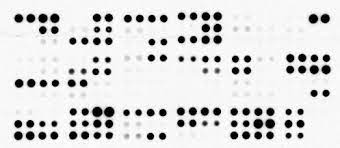
#> input picture test_dots.jpeg, 340 x 148 px
$ jupyter execute 'Cytokine array quantification.ipynb'
#> lines starting #> are read from the running program, lines starting #| are printed output that depends on the picture
[cell 1]
import cv2
import numpy as np
import pandas as pd
import sys
import matplotlib.pyplot as plt
from skimage import restoration
from sklearn.cluster import KMeans
from sklearn.linear_model import RANSACRegressor
import ipywidgets as widgets
from IPython.display import display

IMG_ORIGINAL = None
IMG_INVERTED = None
IMG_BLURRED = None
IMG_SUBTRACTED = None
BINARY_IMG = None
ROW_PEAKS = None
COL_PEAKS = None
GRID_SHAPE = None


np.set_printoptions(threshold=sys.maxsize)

[cell 2]
## Helper funcions
def load_and_convert_image(image_path):
    """Load image and convert to grayscale"""
#> called with image_path = './test_dots.jpeg'
    img = cv2.imread(image_path, cv2.IMREAD_GRAYSCALE)
#> img is the input picture: shape (148, 340); min 0, max 255, mean 220
    if img is None:
        raise ValueError("Image not found or could not be loaded. Check the file path.")
    print(f"Image loaded successfully. Shape: {img.shape}, dtype: {img.dtype}")
#| Image loaded successfully. Shape: (148, 340), dtype: uint8
    return img

def invert_image(img):
    """Invert image colors"""
    img_inv = cv2.bitwise_not(img)
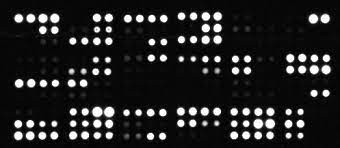
#> img_inv: shape (148, 340); min 0, max 255, mean 35
    return img_inv

def apply_blur(img, kernel_size=(3,3)):
    """Apply blur to image"""
#> called with kernel_size = (3, 3)
    return cv2.blur(img, kernel_size)
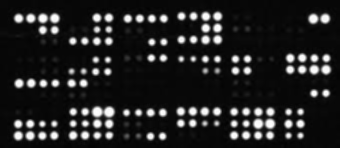
#> returned value: shape (148, 340); min 1, max 255, mean 35

def subtract_background(img, radius=25):
    """Subtract background using rolling ball algorithm"""
#> called with radius = 25
    background = restoration.rolling_ball(img, radius=radius)
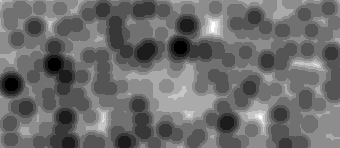
#> background: shape (148, 340); min 1, max 10, mean 4.83; drawn with min black and max white
    return img - background

# [11 lines left out: functions apply_thresholding, apply_morphological_cleanup, not called in this run]

def show_image(img, title="Image", cmap='gray', figsize=(8, 8)):
    """Helper function to display an image"""
    plt.figure(figsize=figsize)
    plt.imshow(img, cmap=cmap)
    plt.title(title)
    plt.axis('off')
    plt.show()

# [8 lines left out: function create_results_dataframe, not called in this run]

[cell 3]
## Grid Detection Functions
# [272 lines left out: functions detect_grid_lines, regularize_peaks, create_grid_from_peaks, fit_grid_to_dots, measure_grid_cell_intensities_by_gridlines, not called in this run]

[cell 4]
## Visualization Functions
# [174 lines left out: functions visualize_grid_only, visualize_grid_with_values, print_cytokine_array_results, not called in this run]

[cell 5]
def analyze_dot_blot(image_path,
                    # Basic settings
                    dot_diameter=10,
                    expected_rows=11,
                    expected_cols=23,

                    # Image processing settings
                    background_radius=25,
                    blur_kernel_size=(3,3),
                    apply_binary_threshold=False,

                    # Grid detection settings
                    min_peak_distance=8,
                    peak_smoothing_window=5,
                    regularize_grid=False,

                    # Visualization settings
                    show_density_values=True,
                    line_thickness=1,
                    debug_grid=True):
    """
    Analyze cytokine dot blot images with automated grid detection and quantification.

    Updates global variables for later manual adjustments.
    """
    global IMG_ORIGINAL, IMG_INVERTED, IMG_BLURRED, IMG_SUBTRACTED, BINARY_IMG
    global ROW_PEAKS, COL_PEAKS, GRID_SHAPE

    # Print analysis parameters
    print(f"Analyzing dot blot with {expected_rows}×{expected_cols} grid, dot diameter: {dot_diameter}px")
    print(f"Background radius: {background_radius}, blur kernel: {blur_kernel_size}")

    # 1. Load and convert image
    IMG_ORIGINAL = load_and_convert_image(image_path)
    show_image(IMG_ORIGINAL, "Original Image")

    # 2. Invert image colors (dots become white on black background)
    IMG_INVERTED = invert_image(IMG_ORIGINAL)

    # 3. Apply blur to reduce noise
    IMG_BLURRED = apply_blur(IMG_INVERTED, kernel_size=blur_kernel_size)

    # 4. Subtract background for more uniform processing
    IMG_SUBTRACTED = subtract_background(IMG_BLURRED, radius=background_radius)
    show_image(IMG_SUBTRACTED, "Background-Subtracted Image")
